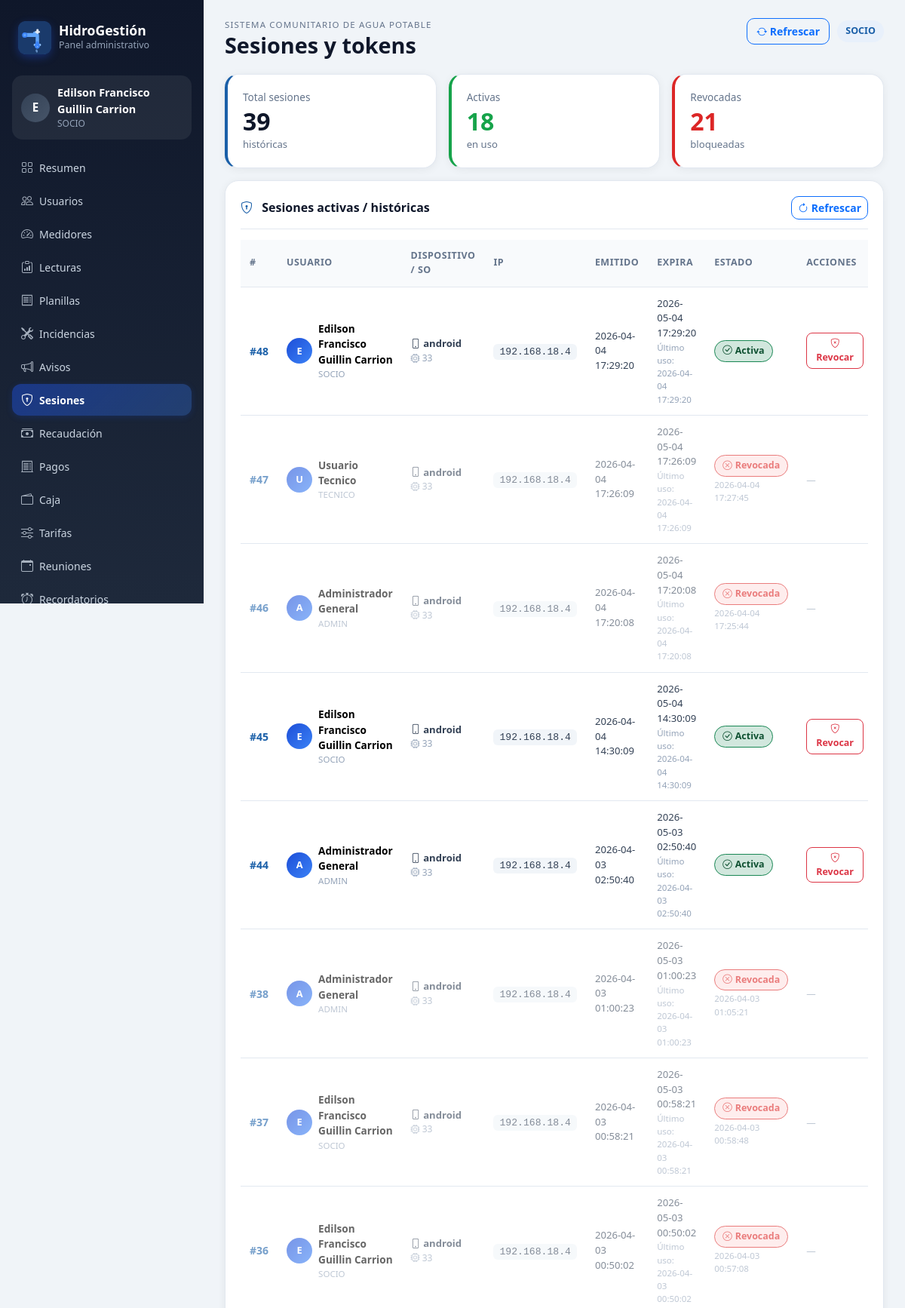
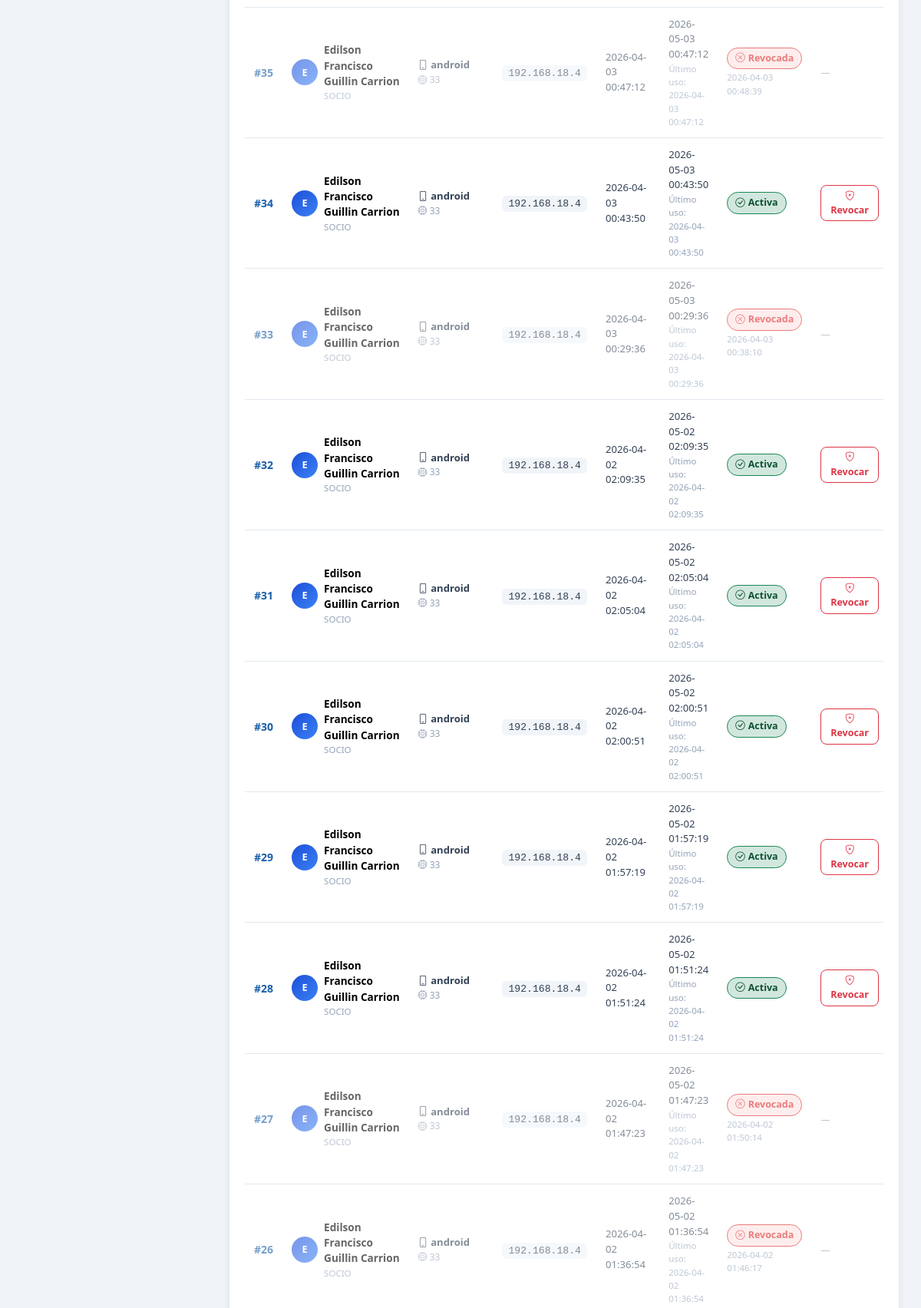
The page /dashboard/sesiones (signed in, upper part) on the database its author committed (2 pictures, top to bottom).
### app/models.py (models this page shows)
class TimestampMixin:
    creado_en = db.Column(db.DateTime, default=datetime.utcnow, nullable=False)
    actualizado_en = db.Column(db.DateTime, onupdate=datetime.utcnow)

class Rol(TimestampMixin, db.Model):
    __tablename__ = 'roles'
    id = db.Column(db.Integer, primary_key=True)
    nombre = db.Column(db.String(50), unique=True, nullable=False)
    descripcion = db.Column(db.String(255))
    estado = db.Column(db.String(20), default='ACTIVO', nullable=False)

class Sesion(TimestampMixin, db.Model):
    __tablename__ = 'sesiones'
    id = db.Column(db.Integer, primary_key=True)
    usuario_id = db.Column(db.Integer, db.ForeignKey('usuarios.id'), nullable=False)
    jti = db.Column(db.String(64), unique=True, nullable=False)
    tipo_token = db.Column(db.String(20), default='REFRESH', nullable=False)
    refresh_token_hash = db.Column(db.String(255))
    access_token_hash = db.Column(db.String(255))
    dispositivo = db.Column(db.String(120))
    sistema_operativo = db.Column(db.String(120))
    ip = db.Column(db.String(80))
    user_agent = db.Column(db.String(255))
    fecha_emision = db.Column(db.String(19), nullable=False)
    fecha_expiracion = db.Column(db.String(19), nullable=False)
    ultimo_uso = db.Column(db.String(19))
    revocado = db.Column(db.Boolean, default=False, nullable=False)
    fecha_revocacion = db.Column(db.String(19))
    usuario = db.relationship('Usuario', backref='sesiones')

class Usuario(TimestampMixin, db.Model):
    __tablename__ = 'usuarios'
    id = db.Column(db.Integer, primary_key=True)
    rol_id = db.Column(db.Integer, db.ForeignKey('roles.id'), nullable=False)
    cedula = db.Column(db.String(20), unique=True)
    nombres = db.Column(db.String(120), nullable=False)
    apellidos = db.Column(db.String(120), nullable=False)
    telefono = db.Column(db.String(20))
    email = db.Column(db.String(120), unique=True)
    username = db.Column(db.String(80), unique=True)
    password_hash = db.Column(db.String(255), nullable=False)
    foto_perfil = db.Column(db.String(255))
    direccion_referencia = db.Column(db.String(255))
    estado = db.Column(db.String(20), default='ACTIVO', nullable=False)
    ultimo_login = db.Column(db.DateTime)
    rol = db.relationship('Rol', backref='usuarios')
    @property
    def nombre_completo(self) -> str:
        return f"{self.nombres} {self.apellidos}".strip()

### app/routes/dashboard.py (the view)
@dashboard_bp.get('/sesiones')
@dashboard_required
def sesiones_view():
    return render_template('dashboard/sesiones.html', sesiones=Sesion.query.order_by(Sesion.id.desc()).all())

### app/templates/dashboard/sesiones.html (shortened to what this page needs)
{% extends 'dashboard/base.html' %}
{% block page_title %}Sesiones y tokens{% endblock %}
{% block content %}
{% set total = sesiones|length %}
{% set activas = sesiones|rejectattr('revocado')|list|length %}
{% set revocadas = sesiones|selectattr('revocado')|list|length %}
<div class="row g-3 mb-3">
    <div class="col-md-4">
        <div class="metric-card" style="border-left:4px solid #1a5fa8;">
            <div class="metric-card__label">Total sesiones</div>
            <div class="metric-card__value">{{ total }}</div>
            <div class="metric-card__hint">históricas</div>
        </div>
    </div>
    <div class="col-md-4">
        <div class="metric-card" style="border-left:4px solid #16a34a;">
            <div class="metric-card__label">Activas</div>
            <div class="metric-card__value" style="color:#16a34a;">{{ activas }}</div>
            <div class="metric-card__hint">en uso</div>
        </div>
    </div>
    <div class="col-md-4">
        <div class="metric-card" style="border-left:4px solid #dc2626;">
            <div class="metric-card__label">Revocadas</div>
            <div class="metric-card__value" style="color:#dc2626;">{{ revocadas }}</div>
            <div class="metric-card__hint">bloqueadas</div>
        </div>
    </div>
</div>
<div class="panel-card">
    <div class="panel-card__header">
        <h3 class="panel-card__title">
            <i class="bi bi-shield-lock me-2" style="color:#1a5fa8;"></i>
            Sesiones activas / históricas
        </h3>
        <a class="btn btn-sm btn-outline-primary" href="{{ url_for('dashboard.refresh_page') }}">
            <i class="bi bi-arrow-clockwise"></i> Refrescar
        </a>
    </div>
    <div class="table-responsive">
        <table class="table table-modern align-middle">
            <thead>
                <tr>
                    <th>#</th>
                    <th>Usuario</th>
                    <th>Dispositivo / SO</th>
                    <th>IP</th>
                    <th>Emitido</th>
                    <th>Expira</th>
                    <th>Estado</th>
                    <th>Acciones</th>
                </tr>
            </thead>
            <tbody>
                {% for s in sesiones %}
                <tr style="{% if s.revocado %}opacity:.6;{% endif %}">
                    <td>
                        <span style="font-weight:700; color:#1a5fa8;">#{{ s.id }}</span>
                    </td>
                    <td>
                        <div style="display:flex; align-items:center; gap:8px;">
                            <div style="
                                width:34px; height:34px; border-radius:50%;
                                background:linear-gradient(135deg,#1d4ed8,#3b82f6);
                                display:grid; place-items:center;
                                color:white; font-weight:700; font-size:.8rem;
                                flex-shrink:0;
                            ">
                                {{ (s.usuario.nombres[:1] if s.usuario and s.usuario.nombres else '?').upper() }}
                            </div>
                            <div>
                                <div style="font-weight:600; font-size:.85rem;">
                                    {{ s.usuario.nombre_completo if s.usuario else '-' }}
                                </div>
                                <div style="font-size:.72rem; color:#94a3b8;">
                                    {{ s.usuario.rol.nombre if s.usuario and s.usuario.rol else '' }}
                                </div>
                            </div>
                        </div>
                    </td>
                    <td>
                        <div style="font-size:.82rem; font-weight:600; color:#334155;">
                            {% if s.dispositivo %}
                                <i class="bi bi-phone"></i> {{ s.dispositivo }}
                            {% else %}
                                <span style="color:#94a3b8;">Desconocido</span>
                            {% endif %}
                        </div>
                        <div style="font-size:.75rem; color:#94a3b8;">
                            {% if s.sistema_operativo %}
                                <i class="bi bi-cpu"></i> {{ s.sistema_operativo }}
                            {% endif %}
                        </div>
                    </td>
                    <td>
                        <span style="
                            font-family: monospace;
                            font-size:.82rem;
                            background:#f1f5f9;
                            padding:3px 8px;
                            border-radius:6px;
                            color:#334155;
                        ">{{ s.ip or '-' }}</span>
                    </td>
                    <td>
                        <div style="font-size:.82rem; color:#334155;">
                            {{ s.fecha_emision or '-' }}
                        </div>
                    </td>
                    <td>
                        <div style="font-size:.82rem; color:#334155;">
                            {{ s.fecha_expiracion or '-' }}
                        </div>
                        {% if s.ultimo_uso %}
                        <div style="font-size:.72rem; color:#94a3b8;">
                            Último uso: {{ s.ultimo_uso }}
                        </div>
                        {% endif %}
                    </td>
                    <td>
                        {% if s.revocado %}
                            <span style="display:inline-flex;align-items:center;gap:4px;padding:4px 10px;border-radius:999px;background:#fee2e2;color:#dc2626;font-size:.78rem;font-weight:700;border:1px solid #dc2626;">
                                <i class="bi bi-x-circle"></i> Revocada
                            </span>
                            {% if s.fecha_revocacion %}
                            <div style="font-size:.72rem;color:#94a3b8;margin-top:2px;">
                                {{ s.fecha_revocacion }}
                            </div>
                            {% endif %}
                        {% else %}
                            <span style="display:inline-flex;align-items:center;gap:4px;padding:4px 10px;border-radius:999px;background:#d1e7dd;color:#0f5132;font-size:.78rem;font-weight:700;border:1px solid #198754;">
                                <i class="bi bi-check-circle"></i> Activa
                            </span>
                        {% endif %}
                    </td>
                    <td>
                        {% if not s.revocado %}
                        <form method="post" action="{{ url_for('dashboard.revocar_sesion', sesion_id=s.id) }}">
                            <button class="btn btn-sm btn-outline-danger"
                                    onclick="return confirm('¿Revocar esta sesión?')"
                                    style="border-radius:8px; font-size:.78rem; padding:4px 12px;">
                                <i class="bi bi-shield-x"></i> Revocar
                            </button>
                        </form>
                        {% else %}
                            <span style="color:#94a3b8; font-size:.78rem;">—</span>
                        {% endif %}
                    </td>
                </tr>
                {% endfor %}
            </tbody>
        </table>
    </div>
</div>
{% endblock %}

### app/templates/dashboard/base.html (shortened to what this page needs)
<!doctype html>
<html lang="es">
<head>
    <link href="https://cdn.jsdelivr.net/npm/bootstrap@5.3.7/dist/css/bootstrap.min.css" rel="stylesheet">
    <link href="https://cdn.jsdelivr.net/npm/bootstrap-icons@1.11.3/font/bootstrap-icons.css" rel="stylesheet">
    <link href="{{ url_for('dashboard.static', filename='css/style.css') }}" rel="stylesheet">
</head>
<body class="app-body">
{% set logged = session.get('web_user_id') %}
{% if logged %}
<div class="app-shell">
    <aside class="sidebar">
        <div>
            <a class="brand" href="{{ url_for('dashboard.index') }}">
                <div class="brand-mark">
                </div>
                <div>
                    <div class="brand-title">HidroGestión</div>
                    <div class="brand-subtitle">Panel administrativo</div>
                </div>
            </a>
            <div class="user-badge">
                <div class="user-badge__avatar">
                    {{ (session.get('web_name', 'A')[:1]).upper() }}
                </div>
                <div>
                    <div class="user-badge__name">{{ session.get('web_name') }}</div>
                    <div class="user-badge__role">{{ session.get('web_role') }}</div>
                </div>
            </div>
            <nav class="nav flex-column nav-dashboard">
                <a class="nav-link {% if request.endpoint == 'dashboard.index' %}active{% endif %}"
                   href="{{ url_for('dashboard.index') }}">
                    <i class="bi bi-grid"></i> Resumen
                </a>
                <a class="nav-link {% if request.endpoint == 'dashboard.usuarios_view' %}active{% endif %}"
                   href="{{ url_for('dashboard.usuarios_view') }}">
                    <i class="bi bi-people"></i> Usuarios
                </a>
                <a class="nav-link {% if request.endpoint == 'dashboard.medidores_view' %}active{% endif %}"
                   href="{{ url_for('dashboard.medidores_view') }}">
                    <i class="bi bi-speedometer2"></i> Medidores
                </a>
                <a class="nav-link {% if request.endpoint == 'dashboard.lecturas_view' %}active{% endif %}"
                   href="{{ url_for('dashboard.lecturas_view') }}">
                    <i class="bi bi-clipboard-data"></i> Lecturas
                </a>
                <a class="nav-link {% if request.endpoint == 'dashboard.planillas_view' %}active{% endif %}"
                   href="{{ url_for('dashboard.planillas_view') }}">
                    <i class="bi bi-receipt"></i> Planillas
                </a>
                <a class="nav-link {% if request.endpoint == 'dashboard.incidencias_view' %}active{% endif %}"
                   href="{{ url_for('dashboard.incidencias_view') }}">
                    <i class="bi bi-tools"></i> Incidencias
                </a>
                <a class="nav-link {% if request.endpoint == 'dashboard.avisos_view' %}active{% endif %}"
                   href="{{ url_for('dashboard.avisos_view') }}">
                    <i class="bi bi-megaphone"></i> Avisos
                </a>
                <a class="nav-link {% if request.endpoint == 'dashboard.sesiones_view' %}active{% endif %}"
                   href="{{ url_for('dashboard.sesiones_view') }}">
                    <i class="bi bi-shield-lock"></i> Sesiones
                </a>
                <a class="nav-link {% if request.endpoint == 'dashboard.recaudacion_view' %}active{% endif %}"
                   href="{{ url_for('dashboard.recaudacion_view') }}">
                    <i class="bi bi-cash-stack"></i> Recaudación
                </a>
                <a class="nav-link {% if request.endpoint == 'dashboard.pagos_view' %}active{% endif %}"
                   href="{{ url_for('dashboard.pagos_view') }}">
                    <i class="bi bi-receipt-cutoff"></i> Pagos
                </a>
                <a class="nav-link {% if request.endpoint == 'dashboard.movimientos_view' %}active{% endif %}"
                   href="{{ url_for('dashboard.movimientos_view') }}">
                    <i class="bi bi-wallet2"></i> Caja
                </a>
                <a class="nav-link {% if request.endpoint == 'dashboard.tarifas_view' %}active{% endif %}"
                   href="{{ url_for('dashboard.tarifas_view') }}">
                    <i class="bi bi-sliders"></i> Tarifas
                </a>
                <a class="nav-link {% if request.endpoint == 'dashboard.reuniones_view' %}active{% endif %}"
                   href="{{ url_for('dashboard.reuniones_view') }}">
                    <i class="bi bi-calendar-event"></i> Reuniones
                </a>
                <a class="nav-link {% if request.endpoint == 'dashboard.recordatorios_view' %}active{% endif %}"
                   href="{{ url_for('dashboard.recordatorios_view') }}">
                    <i class="bi bi-alarm"></i> Recordatorios
                </a>
            </nav>
        </div>
    </aside>
    <main class="content-area">
        <header class="topbar">
            <div>
                <div class="eyebrow">Sistema comunitario de agua potable</div>
                <h1 class="page-title">{% block page_title %}Dashboard{% endblock %}</h1>
            </div>
            <div class="topbar-actions">
                <a class="btn btn-outline-primary" href="{{ url_for('dashboard.refresh_page') }}">
                    <i class="bi bi-arrow-repeat"></i> Refrescar
                </a>
                <span class="pill-soft">{{ session.get('web_role') }}</span>
            </div>
        </header>
        {% block content %}{% endblock %}
    </main>
</div>
{% else %}
<main>{% block public_content %}{% endblock %}</main>
{% endif %}
</body>
</html>

### rows shown on the page
Rol: get "SOCIO"
Sesion: id "48", usuario "Edilson Francisco Guillin Carrion", usuario.rol "SOCIO", dispositivo "android", sistema_operativo "33", ip "192.168.18.4", fecha_emision "2026-04-04 17:29:20", fecha_expiracion "2026-05-04 17:29:20", ultimo_uso "2026-04-04 17:29:20", revocado False (drawn)
Usuario: nombres "E"
Sesion: id "47", usuario "Usuario Tecnico", usuario.rol "TECNICO", dispositivo "android", sistema_operativo "33", ip "192.168.18.4", fecha_emision "2026-04-04 17:26:09", fecha_expiracion "2026-05-04 17:26:09", ultimo_uso "2026-04-04 17:26:09", fecha_revocacion "2026-04-04 17:27:45"
Usuario: nombres "U"
Sesion: id "46", usuario "Administrador General", usuario.rol "ADMIN", dispositivo "android", sistema_operativo "33", ip "192.168.18.4", fecha_emision "2026-04-04 17:20:08", fecha_expiracion "2026-05-04 17:20:08", ultimo_uso "2026-04-04 17:20:08", fecha_revocacion "2026-04-04 17:25:44"
Usuario: nombres "A"
Sesion: id "45", usuario "Edilson Francisco Guillin Carrion", usuario.rol "SOCIO", dispositivo "android", sistema_operativo "33", ip "192.168.18.4", fecha_emision "2026-04-04 14:30:09", fecha_expiracion "2026-05-04 14:30:09", ultimo_uso "2026-04-04 14:30:09", revocado False (drawn)
Sesion: id "44", usuario "Administrador General", usuario.rol "ADMIN", dispositivo "android", sistema_operativo "33", ip "192.168.18.4", fecha_emision "2026-04-03 02:50:40", fecha_expiracion "2026-05-03 02:50:40", ultimo_uso "2026-04-03 02:50:40", revocado False (drawn)
Sesion: id "38", usuario "Administrador General", usuario.rol "ADMIN", dispositivo "android", sistema_operativo "33", ip "192.168.18.4", fecha_emision "2026-04-03 01:00:23", fecha_expiracion "2026-05-03 01:00:23", ultimo_uso "2026-04-03 01:00:23", fecha_revocacion "2026-04-03 01:05:21"
Sesion: id "37", usuario "Edilson Francisco Guillin Carrion", usuario.rol "SOCIO", dispositivo "android", sistema_operativo "33", ip "192.168.18.4", fecha_emision "2026-04-03 00:58:21", fecha_expiracion "2026-05-03 00:58:21", ultimo_uso "2026-04-03 00:58:21", fecha_revocacion "2026-04-03 00:58:48"
Sesion: id "36", usuario "Edilson Francisco Guillin Carrion", usuario.rol "SOCIO", dispositivo "android", sistema_operativo "33", ip "192.168.18.4", fecha_emision "2026-04-03 00:50:02", fecha_expiracion "2026-05-03 00:50:02", ultimo_uso "2026-04-03 00:50:02", fecha_revocacion "2026-04-03 00:57:08"
Sesion: id "35", usuario "Edilson Francisco Guillin Carrion", usuario.rol "SOCIO", dispositivo "android", sistema_operativo "33", ip "192.168.18.4", fecha_emision "2026-04-03 00:47:12", fecha_expiracion "2026-05-03 00:47:12", ultimo_uso "2026-04-03 00:47:12", fecha_revocacion "2026-04-03 00:48:39"
Sesion: id "34", usuario "Edilson Francisco Guillin Carrion", usuario.rol "SOCIO", dispositivo "android", sistema_operativo "33", ip "192.168.18.4", fecha_emision "2026-04-03 00:43:50", fecha_expiracion "2026-05-03 00:43:50", ultimo_uso "2026-04-03 00:43:50", revocado False (drawn)
Sesion: id "33", usuario "Edilson Francisco Guillin Carrion", usuario.rol "SOCIO", dispositivo "android", sistema_operativo "33", ip "192.168.18.4", fecha_emision "2026-04-03 00:29:36", fecha_expiracion "2026-05-03 00:29:36", ultimo_uso "2026-04-03 00:29:36", fecha_revocacion "2026-04-03 00:38:10"
Sesion: id "32", usuario "Edilson Francisco Guillin Carrion", usuario.rol "SOCIO", dispositivo "android", sistema_operativo "33", ip "192.168.18.4", fecha_emision "2026-04-02 02:09:35", fecha_expiracion "2026-05-02 02:09:35", ultimo_uso "2026-04-02 02:09:35", revocado False (drawn)
Sesion: id "31", usuario "Edilson Francisco Guillin Carrion", usuario.rol "SOCIO", dispositivo "android", sistema_operativo "33", ip "192.168.18.4", fecha_emision "2026-04-02 02:05:04", fecha_expiracion "2026-05-02 02:05:04", ultimo_uso "2026-04-02 02:05:04", revocado False (drawn)
Sesion: id "30", usuario "Edilson Francisco Guillin Carrion", usuario.rol "SOCIO", dispositivo "android", sistema_operativo "33", ip "192.168.18.4", fecha_emision "2026-04-02 02:00:51", fecha_expiracion "2026-05-02 02:00:51", ultimo_uso "2026-04-02 02:00:51", revocado False (drawn)
Sesion: id "29", usuario "Edilson Francisco Guillin Carrion", usuario.rol "SOCIO", dispositivo "android", sistema_operativo "33", ip "192.168.18.4", fecha_emision "2026-04-02 01:57:19", fecha_expiracion "2026-05-02 01:57:19", ultimo_uso "2026-04-02 01:57:19", revocado False (drawn)
Sesion: id "28", usuario "Edilson Francisco Guillin Carrion", usuario.rol "SOCIO", dispositivo "android", sistema_operativo "33", ip "192.168.18.4", fecha_emision "2026-04-02 01:51:24", fecha_expiracion "2026-05-02 01:51:24", ultimo_uso "2026-04-02 01:51:24", revocado False (drawn)
Sesion: id "27", usuario "Edilson Francisco Guillin Carrion", usuario.rol "SOCIO", dispositivo "android", sistema_operativo "33", ip "192.168.18.4", fecha_emision "2026-04-02 01:47:23", fecha_expiracion "2026-05-02 01:47:23", ultimo_uso "2026-04-02 01:47:23", fecha_revocacion "2026-04-02 01:50:14"
Sesion: id "26", usuario "Edilson Francisco Guillin Carrion", usuario.rol "SOCIO", dispositivo "android", sistema_operativo "33", ip "192.168.18.4", fecha_emision "2026-04-02 01:36:54", fecha_expiracion "2026-05-02 01:36:54", ultimo_uso "2026-04-02 01:36:54", fecha_revocacion "2026-04-02 01:46:17"

### other values the page prints
{{ (session.get('web_name', 'A')[:1]).upper() }} "E"
{{ session.get('web_name') }} "Edilson Francisco Guillin Carrion"
{{ total }} "39"
{{ activas }} "18"
{{ revocadas }} "21"
